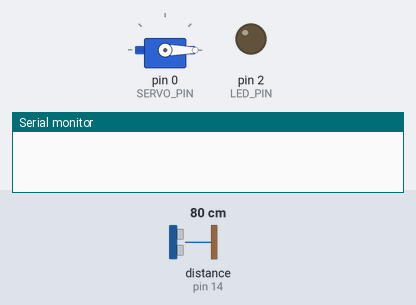
Bench run of a sketch on a simulated Arduino Uno, built with avr-gcc and run on an emulated ATmega328P. Parts: servo, output pins drawn as LEDs (lit = HIGH), the last lines printed to the serial monitor. Wiring (inferred from the names in the program): ultrasonic range finder: trigger pin 12; echo pin 14. The test bench sets the inputs (shaded band); at power-on: distance to the obstacle (sensor on pin 14) 80 cm. The echo pulse lasts 58.3 µs per cm; pins used as bus, display or sensor lines are not drawn.

Above: at 1.2 s.
1.3 s: distance to the obstacle (sensor on pin 14) set to 12 cm
2.8 s: distance to the obstacle (sensor on pin 14) set to 9 cm
At 3.5 s:
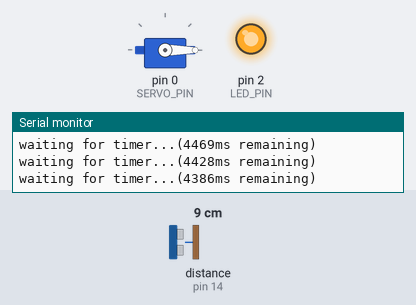
4.3 s: distance to the obstacle (sensor on pin 14) set to 18 cm
At 5.0 s:
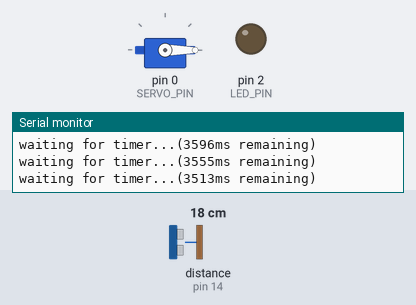
Timing chart, 0 to 7.3 s (numbered marks = the images above; inputs shaded):
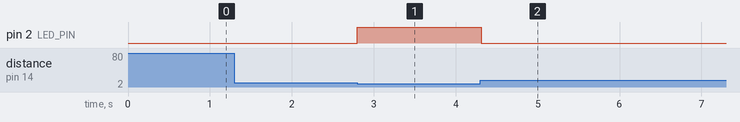

Measured:
- the behaviour switches between 11 and 10 cm on distance to the obstacle (sensor on pin 14) (found by bisection; images 0 and 1)
- after the input at 1.3 s, every drawn part: stays the same
- after the input at 2.8 s, pin 2 (LED_PIN): LOW → HIGH at once
- after the input at 4.3 s, pin 2 (LED_PIN): HIGH → LOW at once; servo on pin 0 (SERVO_PIN): stays 0° (without the input it goes to 13° after 3.6 s)

The sketch:

smart_bin.ino
```cpp
#include <Servo.h>

Servo myservo;  // create servo object to control a servo
const int TRIGGER_PIN = 12; // assiging trigger pin for ultrasonic sensor: D6
const int ECHO_PIN = 14; // assiging echo pin for ultrasonic sensor: D5
const int SERVO_PIN = 0; // assiging servo pin: D3
const int LED_PIN = 2; // assiging servo pin: D4

const int TIMER_DURATION = 5000;

//define sound velocity in cm/uS
#define SOUND_VELOCITY 0.034

long duration;
float distance_in_cm;
bool is_target_detected = false;
bool is_open = false;
int timer_millies = -1;
int pos = 0;

void setup() {
  myservo.attach(SERVO_PIN);  // attaching servo to the servo object
  Serial.begin(9600);
  pinMode(TRIGGER_PIN, OUTPUT); // Sets the TRIGGER_PIN as an Output
  pinMode(ECHO_PIN, INPUT); // Sets the ECHO_PIN as an Input
  pinMode(LED_PIN, OUTPUT); // Sets the ECHO_PIN as an Input
  myservo.write(pos);
}

void loop() {
  distance_in_cm = get_distance_in_cm();

  if (distance_in_cm > 10 ) { // no object was detected closer than 10cm
    is_target_detected = false;
    if (is_open) {
      close_the_door();
    }

  } else { // an object was detected closer than 10cm

    if (!is_target_detected) { // the object was appeared recently

      Serial.println("the object was appeared recently");
      is_target_detected = true;
      timer_millies = millis();

    } else {

      if (millis() > timer_millies + TIMER_DURATION) { // the timer has been finished and we can open the door

        if (!is_open) {
          open_the_door();
        }

      } else { // we should wait for timer...
        wait_for_timer();
      }
    }
  }
  digitalWrite(LED_PIN, is_target_detected ? HIGH : LOW);
}

float get_distance_in_cm() {

  // Clears the TRIGGER_PIN
  digitalWrite(TRIGGER_PIN, LOW);
  delayMicroseconds(2);
  // Sets the TRIGGER_PIN on HIGH state for 10 micro seconds
  digitalWrite(TRIGGER_PIN, HIGH);
  delayMicroseconds(10);
  digitalWrite(TRIGGER_PIN, LOW);

  // Reads the ECHO_PIN, returns the sound wave travel time in microseconds
  duration = pulseIn(ECHO_PIN, HIGH);

  // return the distance
  return duration * SOUND_VELOCITY / 2;
}

void close_the_door() {
  Serial.println("closing the door");
  for (pos = 180; pos >= 0; pos -= 1) {
    myservo.write(pos);
  }
  is_open = false;
}

void open_the_door() {
  Serial.println("the timer has been finished and we can open the door");
  for (pos = 0; pos <= 180; pos += 1) { // goes from 0 degrees to 180 degrees
    myservo.write(pos);
  }
  is_open = true;
}

void wait_for_timer() {
  Serial.print("waiting for timer...(");
  Serial.print(TIMER_DURATION - (millis() - timer_millies));
  Serial.println("ms remaining)");
}
```
